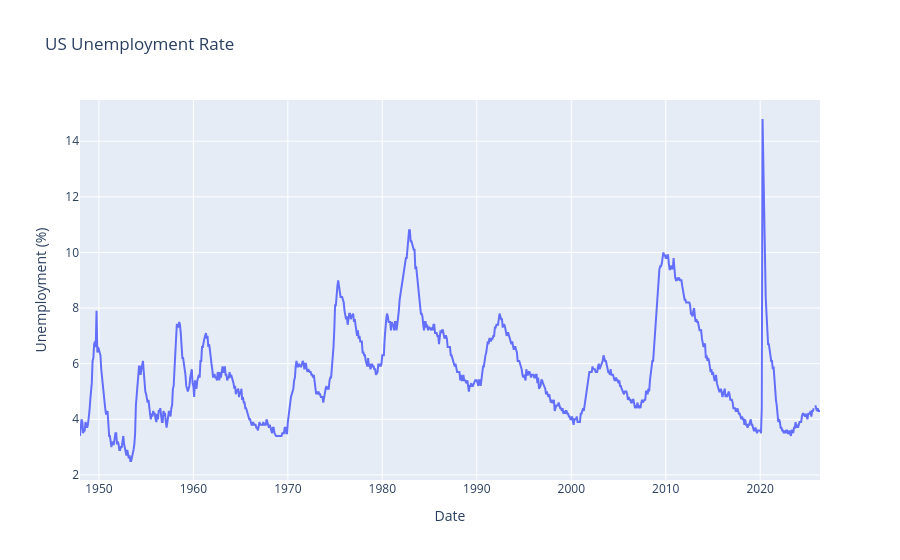

Here is the notebook cell this chart was saved with:
### Markdown cell above
## 3. Unemployment Rate
The unemployment rate measures the percentage of the labour force actively seeking work but unable to find it. It is a lagging indicator it typically rises after a recession has already begun. The dramatic spike in 2020 reflects the COVID-19 economic shock and subsequent rapid recovery.

### Code cell
# Pull unemployment rate
unemployment = fred.get_series('UNRATE')

fig3 = go.Figure()
fig3.add_trace(go.Scatter(x=unemployment.index, y=unemployment.values, name='Unemployment Rate'))

fig3.update_layout(
    title='US Unemployment Rate',
    xaxis_title='Date',
    yaxis_title='Unemployment (%)'
)

fig3.show()

### Figure 1 — Plotly figure (JSON) as saved in the notebook; plotly's stock layout.template omitted (floating-point values rounded to 4 significant figures; data arrays with more than 128 entries replaced by an {"elided": "..."} marker saying what was removed)
{"data": [{"name": "Unemployment Rate", "type": "scatter", "x": {"elided": "941 str values"}, "y": {"elided": "941 float values"}}], "layout": {"title": {"text": "US Unemployment Rate"}, "xaxis": {"title": {"text": "Date"}}, "yaxis": {"title": {"text": "Unemployment (%)"}}}}
